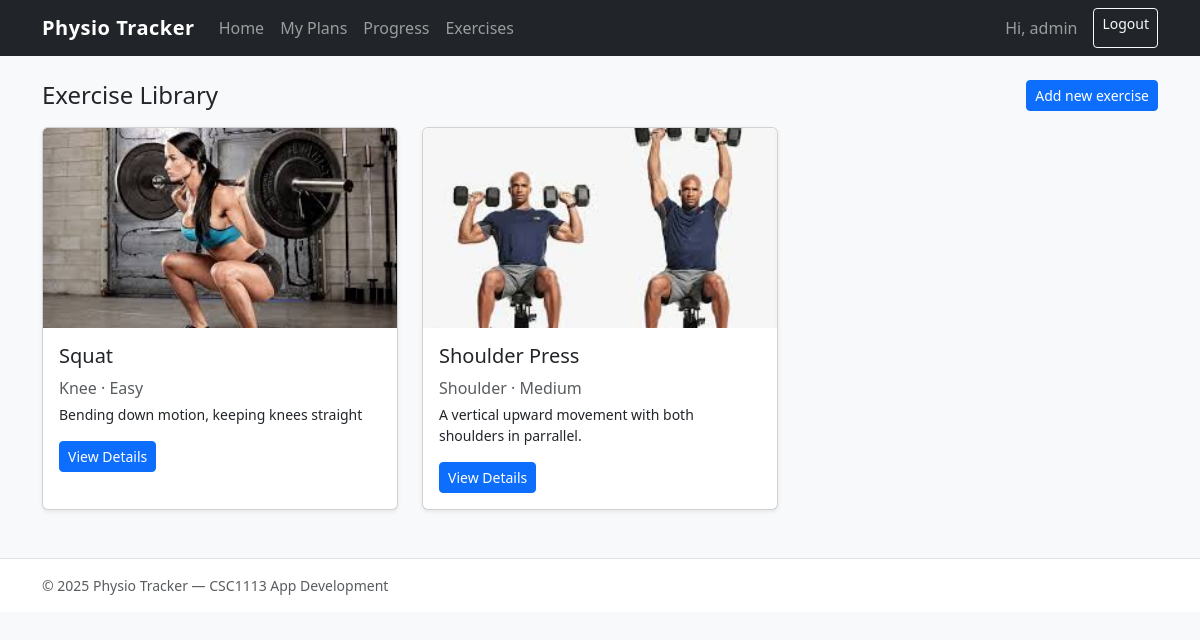
Page /exercises/ (signed in) on the committed database.
### tracker/models.py (models this page shows, shortened)
class Exercise(models.Model):
    BODY_AREAS = [
        ('Legs', 'Legs'),
        ('Shoulder', 'Shoulder'),
        ('Back', 'Back'),
        ('Neck', 'Neck'),
        ('Other', 'Other'),
    ]
    DIFFICULTIES = [
        ('Easy', 'Easy'),
        ('Medium', 'Medium'),
        ('Hard', 'Hard'),
    ]
    name = models.CharField(max_length=100)
    description = models.TextField()
    body_area = models.CharField(max_length=20, choices=BODY_AREAS)
    difficulty = models.CharField(max_length=10, choices=DIFFICULTIES)
    image = models.ImageField(upload_to='exercises/', blank=True, null=True)

### tracker/views.py (the view)
# urls.py: path('exercises/', views.exercise_list, name='exercise_list'),
@login_required
def exercise_list(request):
    exercises = Exercise.objects.all()
    can_add_exercise = (
        request.user.is_authenticated and
        (request.user.is_staff or is_physio(request.user))
    )
    return render(request, 'exercise_list.html', {
        'exercises': exercises,
        'can_add_exercise': can_add_exercise,
    })

### tracker/templates/exercise_list.html (shortened to what this page needs)
{% extends "base.html" %}
{% block content %}
<div class="d-flex justify-content-between align-items-center mb-3">
  <h1 class="h4 mb-0">Exercise Library</h1>
  {% if can_add_exercise %}
    <a href="{% url 'exercise_create' %}" class="btn btn-sm btn-primary">
      Add new exercise
    </a>
  {% endif %}
</div>
{% if exercises %}
<div class="row row-cols-1 row-cols-md-3 g-4">
  {% for ex in exercises %}
  <div class="col">
    <div class="card h-100 shadow-sm">
      {% if ex.image %}
        <img src="{{ ex.image.url }}" class="card-img-top" style="height:200px;object-fit:cover;">
      {% endif %}
      <div class="card-body">
        <h5 class="card-title">{{ ex.name }}</h5>
        <p class="card-text text-muted mb-1">{{ ex.body_area }} · {{ ex.difficulty }}</p>
        <p class="card-text small">{{ ex.description|truncatewords:20 }}</p>
        <a href="{% url 'exercise_detail' ex.pk %}" class="btn btn-sm btn-primary">View Details</a>
      </div>
    </div>
  </div>
  {% endfor %}
</div>
{% else %}
<p class="text-muted">No exercises added yet.</p>
{% endif %}
{% endblock %}

### tracker/templates/base.html (shortened to what this page needs)
{% load static %}
<!DOCTYPE html>
<html lang="en">
<head>
  <link href="https://cdn.jsdelivr.net/npm/bootstrap@5.3.3/dist/css/bootstrap.min.css" rel="stylesheet">
</head>
<body class="bg-light">
  <nav class="navbar navbar-expand-lg navbar-dark bg-dark">
    <div class="container">
      <a class="navbar-brand brand-logo" href="/">Physio Tracker</a>
      <div id="navContent" class="collapse navbar-collapse">
        <ul class="navbar-nav me-auto mb-2 mb-lg-0">
          <li class="nav-item"><a class="nav-link" href="/">Home</a></li>
          <li class="nav-item"><a class="nav-link" href="{% url 'plan_list' %}">My Plans</a></li>
          <li class="nav-item"><a class="nav-link" href="{% url 'log_list' %}">Progress</a></li>
          <li class="nav-item"><a class="nav-link" href="{% url 'exercise_list' %}">Exercises</a></li>
        </ul>
        <div class="d-flex">
         {% if request.user.is_authenticated %}
           <span class="navbar-text me-3">Hi, {{ request.user.username }}</span>
           <a class="btn btn-outline-light btn-sm" href="{% url 'logout' %}">Logout</a>
        {% else %}
           <a class="btn btn-outline-light btn-sm me-2" href="{% url 'login' %}">Login</a>
           <a class="btn btn-warning btn-sm" href="{% url 'register' %}">Sign up</a>
        {% endif %}
        </div>
      </div>
    </div>
  </nav>
  <main class="container py-4">
    {% block content %}{% endblock %}
  </main>
  <footer class="border-top bg-white py-3 mt-4">
    <div class="container small text-muted">
      &copy; {% now "Y" %} Physio Tracker — CSC1113 App Development
    </div>
  </footer>
</body>
</html>

### tracker/templates/base.html (style rules this page uses)
.brand-logo { font-weight: 700; letter-spacing: .5px; }

### rows in the picture
Exercise: image (picture), name "Squat", body_area "Knee", difficulty "Easy", description "Bending down motion, keeping knees straight"
Exercise: image (picture), name "Shoulder Press", body_area "Shoulder", difficulty "Medium", description "A vertical upward movement with both shoulders in parrallel."

### other values in the picture
{{ request.user.username }} "admin"
